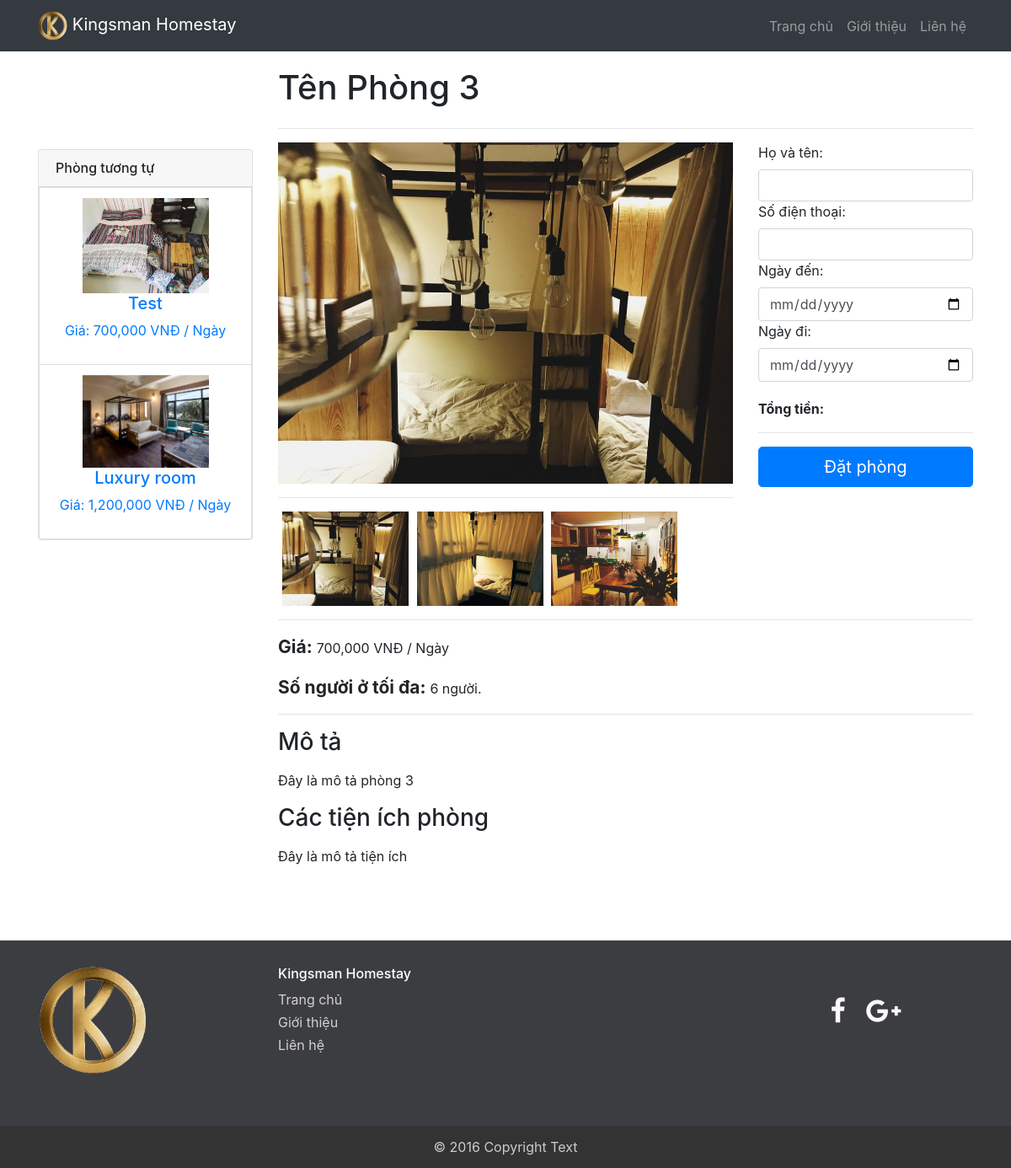
Screenshot of /detail.php?id=3 with the database file from the repository.
### tables this page shows
CREATE TABLE `rooms` (
  `ID` int(11) NOT NULL,
  `Name` varchar(200) NOT NULL,
  `Description` text NOT NULL COMMENT 'Mô tả chi tiết phòng',
  `Ultilities` text NOT NULL COMMENT 'Mổ tả các tiện ích của phòng',
  `NumberOfPeople` int(11) NOT NULL,
  `Price` float NOT NULL,
  `Status` tinyint(1) NOT NULL DEFAULT '1' COMMENT '1: Còn trống | 0: Không trống (đã có người thuê)',
  `CategoryID` int(11) NOT NULL
);

CREATE TABLE `images` (
  `ID` int(11) NOT NULL,
  `Name` varchar(500) NOT NULL COMMENT 'tên file hình ảnh kèm theo định dạng hình ảnh, Ví dụ: hinh1.jpg hoặc hinh2.png',
  `RoomID` int(11) NOT NULL
);

### detail.php (the view, shortened to what this page needs)
<!DOCTYPE html>
<html lang="en">
<head>
 <link rel="stylesheet" href="assets/css/Footer-with-button-logo.css">
 <link rel="stylesheet" href="vendor/bootstrap/font-awesome/css/font-awesome.min.css">
 <link href="lightbox2-master/src/css/lightbox.css" rel="stylesheet">
 <link rel="stylesheet" type="text/css" href="https://cdnjs.cloudflare.com/ajax/libs/bootstrap-slider/9.9.0/css/bootstrap-slider.css">
 <link rel="stylesheet" type="text/css" href="https://cdnjs.cloudflare.com/ajax/libs/bootstrap-slider/9.9.0/css/bootstrap-slider.min.css">
 <link href="vendor/bootstrap/css/bootstrap.min.css" rel="stylesheet">
 <link href="css/blog-post.css" rel="stylesheet">
 <link href="vendor/jquery/jquery-ui.css" rel="stylesheet" >
 <link href="vendor/bootstrap/css/datepicker.css" rel="stylesheet">
</head>
<body>
  <?php
  include("connection.php");
  include("session_datechecking.php");
 $id = $_GET["id"];
 $lenhR = "SELECT rooms.ID, rooms.Name, rooms.Description, rooms.Price, images.Name as ImageName, rooms.NumberOfPeople, rooms.Ultilities, rooms.CategoryID  from rooms join (SELECT name, RoomID FROM images GROUP by RoomID) as images on rooms.ID = images.RoomID where id = \"$id\"";
 $kqR = mysqli_query($conn,$lenhR);
 $row = mysqli_fetch_row($kqR);
 $lenhRLQ = "SELECT rooms.ID, rooms.Name, rooms.Price, images.Name as ImageName from rooms join (SELECT name, RoomID FROM images GROUP by RoomID) as images on rooms.ID = images.RoomID where rooms.CategoryID like \"%$row[7]%\" AND roomID != ".$id;
 $kqRLQ = mysqli_query($conn,$lenhRLQ);
 $lenhA = "SELECT Name FROM images where roomID = ".$id;
 $kqlenhA = mysqli_query($conn,$lenhA);
 ?>
 <nav class="navbar navbar-expand-lg navbar-dark bg-dark fixed-top">
  <div class="container">
    <a class="navbar-brand" href="index.php"><img class="spin" src="admin/images/logo.png" alt="logo" style="width: 35px"> Kingsman Homestay</a>
    <div class="collapse navbar-collapse" id="navbarResponsive">
      <ul class="navbar-nav ml-auto">
        <li class="nav-item">
          <a class="nav-link" href="index.php">Trang chủ
          </a>
        </li>
        <li class="nav-item">
          <a class="nav-link" href="introduce.php">Giới thiệu</a>
        </li>
        <li class="nav-item">
          <a class="nav-link" href="contact.php">Liên hệ</a>
        </li>
      </ul>
    </div>
  </div>
</nav>
<div class="container">
  <div class="row">
   <div class="col-md-3"  style="margin-top: 97px">
    <div class="card my-4">
      <h6 class="card-header">Phòng tương tự</h6>
      <?php
      if (mysqli_num_rows($kqRLQ) > 0) {
        while($rowRLQ = mysqli_fetch_array($kqRLQ))
        {
          ?>
          <a href="<?php echo "detail.php?id=" .$rowRLQ[0]; ?>" class="list-group-item" style="text-align: center;">
            <img style = "width:150px" src="admin/images/<?php echo $rowRLQ[3]; ?>">
            <h5 class="list-group-item-heading"><?php echo $rowRLQ[1]; ?></h5>
            <p> Giá: <span class="price"><?php echo $rowRLQ[2] ; ?></span></p>
          </a>
          <?php
        }
      }
      ?>
    </div>
  </div>
  <div class="col-lg-9">
    <h1 class="my-4"><?php echo $row[1]; ?></h1>
    <hr>
    <div class="row">
      <div class="col-lg-8">
        <img class="img-fluid" src="admin/images/<?php echo $row[4]; ?>" alt="">
        <hr>
        <?php
        if (mysqli_num_rows($kqlenhA) > 0) {
          while($rowlenhA = mysqli_fetch_array($kqlenhA))
          {
            ?>
            <a href="admin/images/<?php echo $rowlenhA[0]; ?>" data-lightbox="roadtrip"><img style = "width:150px; margin-left: 5px;"  src="admin/images/<?php echo $rowlenhA[0]; ?>"></a>
            <?php
          }
        }
        ?>
      </div>
      <div class="col-lg-4">
        <form action="booking.php" method="POST">
          <label for="">Họ và tên:</label>
          <input required type="text" class="form-control" id="" name="customername">
          <label for="">Số điện thoại:</label>
          <input required type="text" class="form-control" id="customerphone" name="customerphone"  oninput="this.value = this.value.replace(/[^0-9.]/g, '').replace(/(\..*)\./g, '$1');">
          <label for="">Ngày đến:</label>
          <input required id="datestart" type="date" class="form-control" id="" name="checkindate" value="<?php echo $checkindate; ?>">
          <label for="">Ngày đi:</label>
          <input required id="dateend" type="date" class="form-control" id="" name="checkoutdate" value="<?php echo $checkoutdate; ?>">
          <strong><p style="margin-top: 20px">Tổng tiền: <span id="total" style="color: red;"></span> </p></strong>
          <hr>
          <input type="submit" class="btn btn-primary btn-lg btn-block" name="booking" value="Đặt phòng" />
        </div>
      </div>
      <hr>
      <div>
        <p><strong style="font-size: 21px">Giá: </strong> <span class="price"><?php echo $row[3]; ?></span></p>
        <p><strong style="font-size: 21px">Số người ở tối đa: </strong> <span><?php echo $row[5]; ?> người.</span></p>
      </div>
      <hr>
      <div>
        <h3 class="my-3">Mô tả</h3>
        <p><?php echo $row[2]; ?></p>
        <h3 class="my-3">Các tiện ích phòng</h3>
        <p><?php echo $row[6]; ?></p>
      </div>
    </div>
  </div>
  <br>
  <br>
  <br>
</div>
<footer id="myFooter">
    <div class="container">
      <div class="row">
        <div class="col-sm-3">
          <img class="spin" src="admin/images/logo.png" style="width: 130px">
        </div>
        <div class="col-sm-2">
           <h6>Kingsman Homestay</h6>
          <ul>
            <li><a href="#">Trang chủ</a></li>
            <li><a href="introduce.php">Giới thiệu</a></li>
            <li><a href="contact.php">Liên hệ</a></li>
          </ul>
        </div>
        <div class="col-sm-4">
          <div id="googleMap" style="width:100%;height:100%;"></div>
        </div>
        <div class="col-sm-3">
          <div class="social-networks">
            <a href="#" class="facebook"><i class="fa fa-facebook"></i></a>
            <a href="#" class="google"><i class="fa fa-google-plus"></i></a>
          </div>
        </div>
      </div>
    </div>
    <div class="footer-copyright">
      <p>© 2016 Copyright Text </p>
    </div>
  </footer>
</body>
</html>

### assets/css/Footer-with-button-logo.css (style rules this page uses)
#myFooter { background-color: #3c3d41; color: white; padding-top: 30px; }
#myFooter .footer-copyright { background-color: #333333; padding-top: 3px; padding-bottom: 3px; text-align: center; }
#myFooter .row { margin-bottom: 60px; }
#myFooter .footer-copyright p { margin: 10px; color: #ccc; }
#myFooter ul { list-style-type: none; padding-left: 0; line-height: 1.7; }
#myFooter a { color: #d2d1d1; text-decoration: none; }
#myFooter .social-networks { text-align: center; padding-top: 30px; padding-bottom: 16px; }
#myFooter .social-networks a { font-size: 32px; color: #f9f9f9; padding: 10px; transition: 0.2s; }
html { height: 100%; }
body { display: flex; display: -webkit-flex; flex-direction: column; -webkit-flex-direction: column; height: 100%; }
#myFooter { flex: 0 0 auto; -webkit-flex: 0 0 auto; }

### css/blog-post.css (style rules this page uses)
.spin { border-radius: 50%; -webkit-transition: -webkit-transform .8s ease-in-out; transition: transform .8s ease-in-out; }
body { padding-top: 54px; }
@media (min-width: 992px) { body { padding-top: 56px; } }

### rows the page displays
rooms: shows a picture, Name "Test"
rooms: shows a picture, Name "Luxury room"
rooms: Name "Tên Phòng 3", NumberOfPeople "6", Description "Đây là mô tả phòng 3", Ultilities "Đây là mô tả tiện ích"
images: Name (picture)
images: Name (picture)
images: Name (picture)
